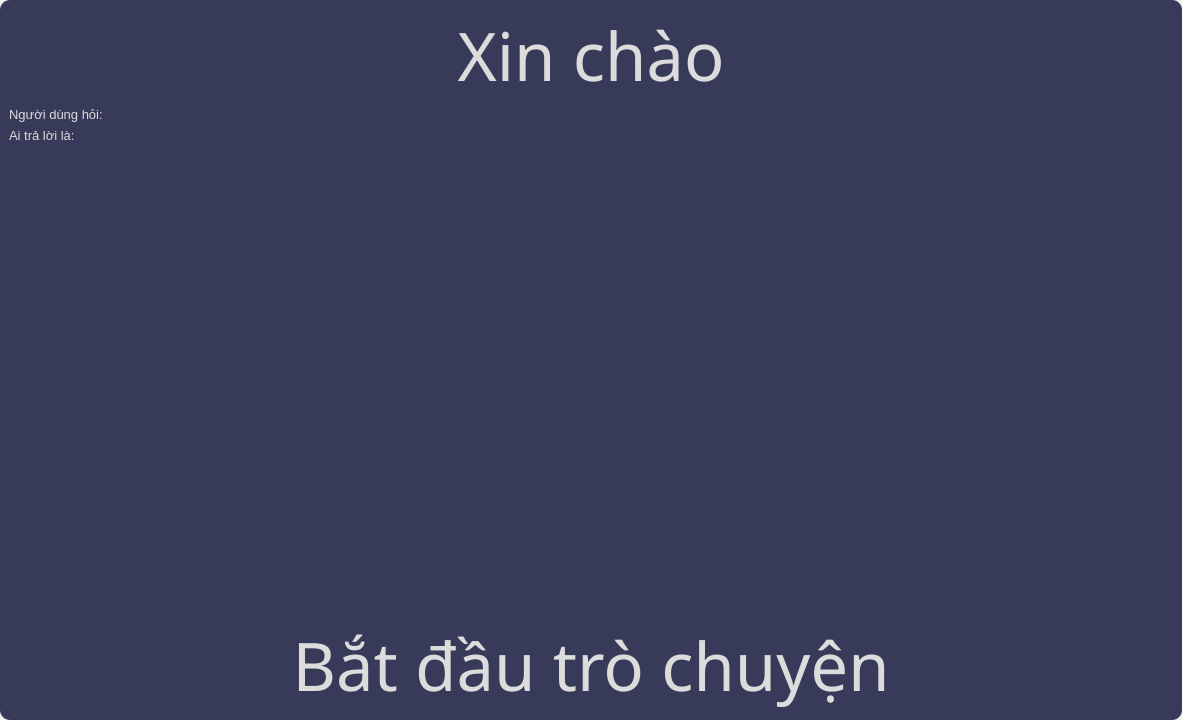
<?xml version="1.0" encoding="UTF-8"?>
<ui version="4.0">
 <class>MainWindow</class>
 <widget class="QMainWindow" name="MainWindow">
  <property name="geometry">
   <rect>
    <x>0</x>
    <y>0</y>
    <width>1182</width>
    <height>720</height>
   </rect>
  </property>
  <property name="windowTitle">
   <string>Chào mừng</string>
  </property>
  <widget class="QWidget" name="centralwidget">
   <property name="styleSheet">
    <string notr="true">	background-color: rgb(56, 58, 89);
	color: rgb(220, 220, 220);
	border-radius: 10px;</string>
   </property>
   <layout class="QVBoxLayout" name="verticalLayout">
    <item>
     <widget class="QLabel" name="label">
      <property name="font">
       <font>
        <family>Rosemary</family>
        <pointsize>50</pointsize>
       </font>
      </property>
      <property name="text">
       <string>Xin chào</string>
      </property>
      <property name="alignment">
       <set>Qt::AlignCenter</set>
      </property>
     </widget>
    </item>
    <item>
     <widget class="QLabel" name="label_2">
      <property name="font">
       <font>
        <pointsize>10</pointsize>
       </font>
      </property>
      <property name="text">
       <string>Người dùng hỏi: </string>
      </property>
     </widget>
    </item>
    <item>
     <widget class="QLabel" name="label_3">
      <property name="font">
       <font>
        <pointsize>10</pointsize>
       </font>
      </property>
      <property name="text">
       <string>Ai trả lời là:</string>
      </property>
     </widget>
    </item>
    <item>
     <widget class="QTextEdit" name="textEdit">
      <property name="font">
       <font>
        <family>Rosemary</family>
        <pointsize>50</pointsize>
       </font>
      </property>
     </widget>
    </item>
    <item>
     <widget class="QPushButton" name="pushButton">
      <property name="font">
       <font>
        <family>Rosemary</family>
        <pointsize>50</pointsize>
       </font>
      </property>
      <property name="text">
       <string>Bắt đầu trò chuyện</string>
      </property>
     </widget>
    </item>
   </layout>
  </widget>
 </widget>
 <resources/>
 <connections/>
</ui>
